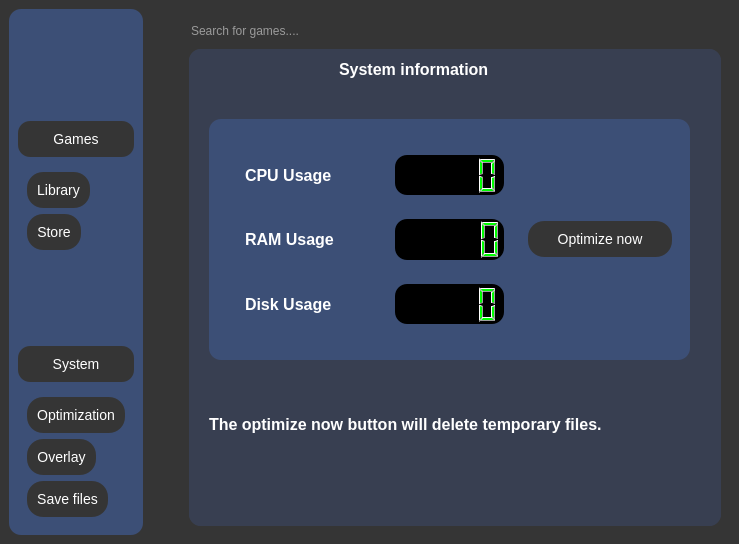
<?xml version="1.0" encoding="UTF-8"?>
<ui version="4.0">
 <class>MainWindow</class>
 <widget class="QMainWindow" name="MainWindow">
  <property name="geometry">
   <rect>
    <x>0</x>
    <y>0</y>
    <width>739</width>
    <height>544</height>
   </rect>
  </property>
  <property name="windowTitle">
   <string>MainWindow</string>
  </property>
  <property name="styleSheet">
   <string notr="true">* {
            background-color: #2e2e2e;
            color: white;
        }
        QPushButton {
            border-radius: 8px;
            padding: 10px;
            font-size: 14px;
            color: white;
            background-color: #4A90E2;
            border: none;
        }
        QPushButton:hover {
            background-color: #357ABD;
        
        }
        QPushButton:pressed {
            background-color: #2E6DBF;
        }
        QLabel {
            font-size: 16px;
            font-weight: bold;
            color: #fff;
        }
        QSpacerItem {
            background-color: transparent;
        }
        QWidget {
            background-color: #353535;
            border-radius: 12px;
        }</string>
  </property>
  <widget class="QWidget" name="centralwidget">
   <property name="styleSheet">
    <string notr="true">* {
            background-color: #2e2e2e;
            color: white;
        }
        QPushButton {
            border-radius: 8px;
            padding: 10px;
            font-size: 14px;
            color: white;
            background-color: #4A90E2;
            border: none;
        }
        QPushButton:hover {
            background-color: #357ABD;
        
        }
        QPushButton:pressed {
            background-color: #2E6DBF;
        }
        QLabel {
            font-size: 16px;
            font-weight: bold;
            color: #fff;
        }
        QSpacerItem {
            background-color: transparent;
        }
        QWidget {
            background-color: #353535;
            border-radius: 12px;
        }</string>
   </property>
   <layout class="QHBoxLayout" name="horizontalLayout">
    <item alignment="Qt::AlignLeft">
     <widget class="QWidget" name="leftMenu" native="true">
      <property name="styleSheet">
       <string notr="true">* {
background-color: #3C4F76;
}</string>
      </property>
      <layout class="QVBoxLayout" name="verticalLayout">
       <item alignment="Qt::AlignLeft|Qt::AlignTop">
        <widget class="QWidget" name="widget" native="true">
         <layout class="QVBoxLayout" name="verticalLayout_2">
          <item alignment="Qt::AlignLeft|Qt::AlignTop">
           <widget class="QPushButton" name="menuBtn">
            <property name="styleSheet">
             <string notr="true">* {
            
            color: white;
        }
        QPushButton {
            border-radius: 8px;
            padding: 10px;
            font-size: 14px;
            color: white;
           
            border: none;
        }
        QPushButton:hover {
            background-color: #357ABD;
        
        }
     
        QLabel {
            font-size: 16px;
            font-weight: bold;
            color: #fff;
        }
        QSpacerItem {
            background-color: transparent;
        }
        QWidget {
           
            border-radius: 12px;
        }</string>
            </property>
            <property name="text">
             <string/>
            </property>
            <property name="icon">
             <iconset>
              <normaloff>icons/menu.png</normaloff>icons/menu.png</iconset>
            </property>
           </widget>
          </item>
         </layout>
        </widget>
       </item>
       <item>
        <widget class="QPushButton" name="gameButton">
         <property name="cursor">
          <cursorShape>ArrowCursor</cursorShape>
         </property>
         <property name="styleSheet">
          <string notr="true">* {
            background-color: #2e2e2e;
            color: white;
        }
        QPushButton {
            border-radius: 5px;
            padding: 10px;
            font-size: 14px;
            color: white;
            background-color: #4A90E2;
            border: none;
        }


        QLabel {
            font-size: 16px;
            font-weight: bold;
            color: #fff;
        }
        QSpacerItem {
            background-color: transparent;
        }
        QWidget {
            background-color: #353535;
            border-radius: 12px;
        }</string>
         </property>
         <property name="text">
          <string>Games</string>
         </property>
         <property name="icon">
          <iconset>
           <normaloff>icons/game.png</normaloff>icons/game.png</iconset>
         </property>
        </widget>
       </item>
       <item alignment="Qt::AlignLeft|Qt::AlignTop">
        <widget class="QWidget" name="widget_2" native="true">
         <layout class="QVBoxLayout" name="verticalLayout_4">
          <item alignment="Qt::AlignLeft">
           <widget class="QPushButton" name="libraryBtn">
            <property name="cursor">
             <cursorShape>PointingHandCursor</cursorShape>
            </property>
            <property name="styleSheet">
             <string notr="true">* {
            background-color: #2e2e2e;
            color: white;
        }
        QPushButton {
            border-radius: 10px;
            padding: 10px;
            font-size: 14px;
            color: white;
            background-color: #4A90E2;
            border: none;
        }
        QPushButton:hover {
            background-color: #357ABD;
        
        }
        QPushButton:pressed {
            background-color: #2E6DBF;
        }
        QLabel {
            font-size: 16px;
            font-weight: bold;
            color: #fff;
        }
        QSpacerItem {
            background-color: transparent;
        }
        QWidget {
            background-color: #353535;
            border-radius: 16px;
        }</string>
            </property>
            <property name="text">
             <string>Library</string>
            </property>
            <property name="icon">
             <iconset>
              <normaloff>icons/lib.png</normaloff>icons/lib.png</iconset>
            </property>
           </widget>
          </item>
          <item alignment="Qt::AlignLeft">
           <widget class="QPushButton" name="storeBtn">
            <property name="cursor">
             <cursorShape>PointingHandCursor</cursorShape>
            </property>
            <property name="styleSheet">
             <string notr="true">* {
            background-color: #2e2e2e;
            color: white;
        }
        QPushButton {
            border-radius: 8px;
            padding: 10px;
            font-size: 14px;
            color: white;
            background-color: #4A90E2;
            border: none;
        }
        QPushButton:hover {
            background-color: #357ABD;
        
        }
        QPushButton:pressed {
            background-color: #2E6DBF;
        }
        QLabel {
            font-size: 16px;
            font-weight: bold;
            color: #fff;
        }
        QSpacerItem {
            background-color: transparent;
        }
        QWidget {
            background-color: #353535;
            border-radius: 16px;
        }</string>
            </property>
            <property name="text">
             <string>Store</string>
            </property>
            <property name="icon">
             <iconset>
              <normaloff>icons/store.png</normaloff>icons/store.png</iconset>
            </property>
           </widget>
          </item>
         </layout>
        </widget>
       </item>
       <item>
        <spacer name="verticalSpacer">
         <property name="orientation">
          <enum>Qt::Vertical</enum>
         </property>
         <property name="sizeType">
          <enum>QSizePolicy::Fixed</enum>
         </property>
         <property name="sizeHint" stdset="0">
          <size>
           <width>45</width>
           <height>80</height>
          </size>
         </property>
        </spacer>
       </item>
       <item>
        <widget class="QPushButton" name="pushButton_3">
         <property name="cursor">
          <cursorShape>ArrowCursor</cursorShape>
         </property>
         <property name="styleSheet">
          <string notr="true">* {
            background-color: #2e2e2e;
            color: white;
        }
        QPushButton {
            border-radius: 8px;
            padding: 10px;
            font-size: 14px;
            color: white;
            background-color: #4A90E2;
            border: none;
        }
        
        QLabel {
            font-size: 16px;
            font-weight: bold;
            color: #fff;
        }
        QSpacerItem {
            background-color: transparent;
        }
        QWidget {
            background-color: #353535;
            border-radius: 12px;
        }</string>
         </property>
         <property name="text">
          <string>System</string>
         </property>
         <property name="icon">
          <iconset>
           <normaloff>icons/sytem.png</normaloff>icons/sytem.png</iconset>
         </property>
        </widget>
       </item>
       <item alignment="Qt::AlignLeft|Qt::AlignBottom">
        <widget class="QWidget" name="widget_3" native="true">
         <layout class="QVBoxLayout" name="verticalLayout_3">
          <item alignment="Qt::AlignLeft">
           <widget class="QPushButton" name="optimizationBtn">
            <property name="cursor">
             <cursorShape>PointingHandCursor</cursorShape>
            </property>
            <property name="styleSheet">
             <string notr="true">* {
            background-color: #2e2e2e;
            color: white;
        }
        QPushButton {
            border-radius: 8px;
            padding: 10px;
            font-size: 14px;
            color: white;
            background-color: #4A90E2;
            border: none;
        }
        QPushButton:hover {
            background-color: #357ABD;
        
        }
        QPushButton:pressed {
            background-color: #2E6DBF;
        }
        QLabel {
            font-size: 16px;
            font-weight: bold;
            color: #fff;
        }
        QSpacerItem {
            background-color: transparent;
        }
        QWidget {
            background-color: #353535;
            border-radius: 16px;
        }</string>
            </property>
            <property name="text">
             <string>Optimization</string>
            </property>
            <property name="icon">
             <iconset>
              <normaloff>icons/monitoring.png</normaloff>icons/monitoring.png</iconset>
            </property>
           </widget>
          </item>
          <item alignment="Qt::AlignLeft">
           <widget class="QPushButton" name="overlayBtn">
            <property name="cursor">
             <cursorShape>PointingHandCursor</cursorShape>
            </property>
            <property name="styleSheet">
             <string notr="true">* {
            background-color: #2e2e2e;
            color: white;
        }
        QPushButton {
            border-radius: 8px;
            padding: 10px;
            font-size: 14px;
            color: white;
            background-color: #4A90E2;
            border: none;
        }
        QPushButton:hover {
            background-color: #357ABD;
        
        }
        QPushButton:pressed {
            background-color: #2E6DBF;
        }
        QLabel {
            font-size: 16px;
            font-weight: bold;
            color: #fff;
        }
        QSpacerItem {
            background-color: transparent;
        }
        QWidget {
            background-color: #353535;
            border-radius: 16px;
        }</string>
            </property>
            <property name="text">
             <string>Overlay</string>
            </property>
            <property name="icon">
             <iconset>
              <normaloff>icons/optimization.png</normaloff>icons/optimization.png</iconset>
            </property>
           </widget>
          </item>
          <item alignment="Qt::AlignLeft">
           <widget class="QPushButton" name="savefileBtn">
            <property name="cursor">
             <cursorShape>PointingHandCursor</cursorShape>
            </property>
            <property name="styleSheet">
             <string notr="true">* {
            background-color: #2e2e2e;
            color: white;
        }
        QPushButton {
            border-radius: 8px;
            padding: 10px;
            font-size: 14px;
            color: white;
            background-color: #4A90E2;
            border: none;
        }
        QPushButton:hover {
            background-color: #357ABD;
        
        }
        QPushButton:pressed {
            background-color: #2E6DBF;
        }
        QLabel {
            font-size: 16px;
            font-weight: bold;
            color: #fff;
        }
        QSpacerItem {
            background-color: transparent;
        }
        QWidget {
            background-color: #353535;
            border-radius: 16px;
        }</string>
            </property>
            <property name="text">
             <string>Save files</string>
            </property>
            <property name="icon">
             <iconset>
              <normaloff>icons/savefile.png</normaloff>icons/savefile.png</iconset>
            </property>
           </widget>
          </item>
         </layout>
        </widget>
       </item>
      </layout>
     </widget>
    </item>
    <item>
     <widget class="QWidget" name="centerMenu" native="true">
      <property name="maximumSize">
       <size>
        <width>550</width>
        <height>16777215</height>
       </size>
      </property>
      <property name="styleSheet">
       <string notr="true">* {
            background-color: #2e2e2e;
            color: white;
        }
        QPushButton {
            border-radius: 8px;
            padding: 10px;
            font-size: 14px;
            color: white;
            background-color: #4A90E2;
            border: none;
        }
        QPushButton:hover {
            background-color: #357ABD;
        
        }
        QPushButton:pressed {
            background-color: #2E6DBF;
        }
        QLabel {
            font-size: 16px;
            font-weight: bold;
            color: #fff;
        }
        QSpacerItem {
            background-color: transparent;
        }
        QWidget {
            background-color: #353535;
            border-radius: 12px;
        }</string>
      </property>
      <layout class="QVBoxLayout" name="verticalLayout_5">
       <item>
        <widget class="QLineEdit" name="lineEdit">
         <property name="minimumSize">
          <size>
           <width>0</width>
           <height>25</height>
          </size>
         </property>
         <property name="maximumSize">
          <size>
           <width>16777215</width>
           <height>400</height>
          </size>
         </property>
         <property name="cursor">
          <cursorShape>IBeamCursor</cursorShape>
         </property>
         <property name="placeholderText">
          <string>Search for games....</string>
         </property>
        </widget>
       </item>
       <item>
        <widget class="QStackedWidget" name="stackedWidget">
         <property name="styleSheet">
          <string notr="true">* {
background-color: #383F51;
}</string>
         </property>
         <property name="currentIndex">
          <number>3</number>
         </property>
         <widget class="QWidget" name="homePage">
          <widget class="QLabel" name="label_3">
           <property name="geometry">
            <rect>
             <x>40</x>
             <y>0</y>
             <width>101</width>
             <height>16</height>
            </rect>
           </property>
           <property name="text">
            <string>Your Games</string>
           </property>
          </widget>
          <widget class="QPushButton" name="manualAddBtn">
           <property name="geometry">
            <rect>
             <x>10</x>
             <y>0</y>
             <width>16</width>
             <height>16</height>
            </rect>
           </property>
           <property name="cursor">
            <cursorShape>PointingHandCursor</cursorShape>
           </property>
           <property name="styleSheet">
            <string notr="true">* {
            background-color: #2e2e2e;
            color: white;
        }
        QPushButton {
            border-radius: 8px;
            padding: 10px;
            font-size: 14px;
            color: white;
            background-color: #4A90E2;
            border: none;
        }
        QPushButton:hover {
            background-color: #357ABD;
        
        }
        QPushButton:pressed {
            background-color: #2E6DBF;
        }
        QLabel {
            font-size: 16px;
            font-weight: bold;
            color: #fff;
        }
        QSpacerItem {
            background-color: transparent;
        }
        QWidget {
            background-color: #353535;
            border-radius: 12px;
        }</string>
           </property>
           <property name="text">
            <string/>
           </property>
           <property name="icon">
            <iconset>
             <normaloff>icons/plus.png</normaloff>icons/plus.png</iconset>
           </property>
           <property name="iconSize">
            <size>
             <width>20</width>
             <height>20</height>
            </size>
           </property>
          </widget>
          <widget class="QPushButton" name="searchGames">
           <property name="geometry">
            <rect>
             <x>330</x>
             <y>10</y>
             <width>131</width>
             <height>41</height>
            </rect>
           </property>
           <property name="cursor">
            <cursorShape>PointingHandCursor</cursorShape>
           </property>
           <property name="styleSheet">
            <string notr="true">* {
    background-color: #2e2e2e;
    color: red;
}
        QPushButton {
            border-radius: 10px;
            padding: 10px;
            font-size: 14px;
            color: white;
            background-color: Blue;
            border: none;
        }
        QPushButton:hover {
            background-color: Red;
        
        }
        QPushButton:pressed {
            background-color: #2E6DBF;
        }
		QLabel {
    font-size: 16px;
    font-weight: bold;
    color: red; /* Changed to red */
}
        QSpacerItem {
            background-color: transparent;
        }
        QWidget {
            background-color: #353535;
            border-radius: 16px;
        }</string>
           </property>
           <property name="text">
            <string>Import games</string>
           </property>
           <property name="icon">
            <iconset>
             <normaloff>icons/import.png</normaloff>icons/import.png</iconset>
           </property>
           <property name="iconSize">
            <size>
             <width>10</width>
             <height>10</height>
            </size>
           </property>
          </widget>
          <widget class="QWidget" name="gameGridWidget" native="true">
           <property name="geometry">
            <rect>
             <x>0</x>
             <y>50</y>
             <width>531</width>
             <height>431</height>
            </rect>
           </property>
           <property name="styleSheet">
            <string notr="true">#gameGridWidget {
    background-color: black;  /* Light gray background for the grid */
    padding: 10px;
    border-radius: 8px;
}

#gameDisplayGrid {
    grid-template-columns: repeat(auto-fill, minmax(150px, 1fr));  /* Automatically adjust number of columns based on window size */
    gap: 10px;
}

.gameItem {
    background-color: C6D2ED;  /* White background for each game item */
    border-radius: 8px;
    border: 1px solid #dcdcdc;
    padding: 10px;
    text-align: center;
    transition: background-color 0.3s ease;
}

.gameItem:hover {
    background-color: #e0e0e0;  /* Slight hover effect for game items */
}

.gameItem label {
    font-size: 14px;
    color: #333333;
    font-weight: bold;
    margin-top: 5px;
	text-align:center;
}
</string>
           </property>
           <layout class="QHBoxLayout" name="horizontalLayout_3">
            <item>
             <layout class="QGridLayout" name="gameDisplayGrid"/>
            </item>
           </layout>
          </widget>
         </widget>
         <widget class="QWidget" name="saveFileTab">
          <property name="styleSheet">
           <string notr="true">*{
	background-color: 
}</string>
          </property>
          <widget class="QWidget" name="widget_7" native="true">
           <property name="geometry">
            <rect>
             <x>160</x>
             <y>10</y>
             <width>181</width>
             <height>51</height>
            </rect>
           </property>
           <layout class="QVBoxLayout" name="verticalLayout_14">
            <item>
             <widget class="QLabel" name="label_7">
              <property name="text">
               <string>Save files manager</string>
              </property>
             </widget>
            </item>
           </layout>
          </widget>
          <widget class="QFrame" name="frame_2">
           <property name="geometry">
            <rect>
             <x>90</x>
             <y>80</y>
             <width>371</width>
             <height>221</height>
            </rect>
           </property>
           <property name="styleSheet">
            <string notr="true">* {
background-color: #3C4F76;
}</string>
           </property>
           <property name="frameShape">
            <enum>QFrame::StyledPanel</enum>
           </property>
           <property name="frameShadow">
            <enum>QFrame::Raised</enum>
           </property>
           <layout class="QGridLayout" name="gridLayout_3">
            <item row="2" column="1">
             <widget class="QProgressBar" name="progressBar">
              <property name="styleSheet">
               <string notr="true">* {
            background-color: #2e2e2e;
            color: white;
        }
        QPushButton {
            border-radius: 5px;
            padding: 10px;
            font-size: 14px;
            color: white;
            background-color: #4A90E2;
            border: none;
        }


        QLabel {
            font-size: 16px;
            font-weight: bold;
            color: #fff;
        }
        QSpacerItem {
            background-color: transparent;
        }
        QWidget {
            background-color: #353535;
            border-radius: 12px;
        }</string>
              </property>
              <property name="value">
               <number>24</number>
              </property>
             </widget>
            </item>
            <item row="2" column="0">
             <widget class="QWidget" name="widget_13" native="true">
              <layout class="QHBoxLayout" name="horizontalLayout_4">
               <item>
                <widget class="QPushButton" name="backupButton">
                 <property name="cursor">
                  <cursorShape>PointingHandCursor</cursorShape>
                 </property>
                 <property name="styleSheet">
                  <string notr="true">* {
            background-color: #2e2e2e;
            color: white;
        }
        QPushButton {
            border-radius: 5px;
            padding: 10px;
            font-size: 14px;
            color: white;
            background-color: #4A90E2;
            border: none;
        }


        QLabel {
            font-size: 16px;
            font-weight: bold;
            color: #fff;
        }
        QSpacerItem {
            background-color: transparent;
        }
        QWidget {
            background-color: #353535;
            border-radius: 12px;
        }</string>
                 </property>
                 <property name="text">
                  <string>Backup</string>
                 </property>
                </widget>
               </item>
              </layout>
             </widget>
            </item>
            <item row="0" column="0" colspan="2">
             <widget class="QWidget" name="widget_12" native="true">
              <property name="styleSheet">
               <string notr="true">* {
            background-color: #2e2e2e;
            color: white;
        }
        QPushButton {
            border-radius: 5px;
            padding: 10px;
            font-size: 14px;
            color: white;
            background-color: #4A90E2;
            border: none;
        }


        QLabel {
            font-size: 16px;
            font-weight: bold;
            color: #fff;
        }
        QSpacerItem {
            background-color: transparent;
        }
        QWidget {
            background-color: #353535;
            border-radius: 12px;
        }</string>
              </property>
              <layout class="QGridLayout" name="gridLayout_4">
               <item row="0" column="0">
                <widget class="QLineEdit" name="backupPathLineEdit"/>
               </item>
               <item row="0" column="1">
                <widget class="QPushButton" name="browseBackupButton">
                 <property name="cursor">
                  <cursorShape>PointingHandCursor</cursorShape>
                 </property>
                 <property name="text">
                  <string>Browse backup folder</string>
                 </property>
                </widget>
               </item>
              </layout>
             </widget>
            </item>
            <item row="3" column="0" colspan="2">
             <widget class="QLabel" name="statusLabel">
              <property name="text">
               <string>Press Backup button after selecting folder.</string>
              </property>
             </widget>
            </item>
           </layout>
          </widget>
         </widget>
         <widget class="QWidget" name="overlayTab">
          <widget class="QWidget" name="overlayWidget" native="true">
           <property name="geometry">
            <rect>
             <x>60</x>
             <y>40</y>
             <width>411</width>
             <height>301</height>
            </rect>
           </property>
           <layout class="QGridLayout" name="gridLayout_2">
            <item row="0" column="0">
             <layout class="QGridLayout" name="gridLayout">
              <item row="0" column="0">
               <widget class="QLabel" name="cpu">
                <property name="text">
                 <string>TextLabel</string>
                </property>
               </widget>
              </item>
              <item row="0" column="2">
               <widget class="QLabel" name="fps">
                <property name="text">
                 <string>TextLabel</string>
                </property>
               </widget>
              </item>
              <item row="0" column="1">
               <widget class="QLabel" name="ram">
                <property name="text">
                 <string>TextLabel</string>
                </property>
               </widget>
              </item>
             </layout>
            </item>
           </layout>
          </widget>
          <widget class="QPushButton" name="toggleOverlay">
           <property name="geometry">
            <rect>
             <x>160</x>
             <y>370</y>
             <width>171</width>
             <height>41</height>
            </rect>
           </property>
           <property name="cursor">
            <cursorShape>PointingHandCursor</cursorShape>
           </property>
           <property name="styleSheet">
            <string notr="true">* {
            background-color: #2e2e2e;
            color: white;
        }
        QPushButton {
            border-radius: 10px;
            padding: 10px;
            font-size: 14px;
            color: white;
            background-color: #4A90E2;
            border: none;
        }
        QPushButton:hover {
            background-color: #357ABD;
        
        }
        QPushButton:pressed {
            background-color: #2E6DBF;
        }
        QLabel {
            font-size: 16px;
            font-weight: bold;
            color: #fff;
        }
        QSpacerItem {
            background-color: transparent;
        }
        QWidget {
            background-color: #353535;
            border-radius: 16px;
        }</string>
           </property>
           <property name="text">
            <string>Toggle Overlay On/Off</string>
           </property>
          </widget>
         </widget>
         <widget class="QWidget" name="optimizationTab">
          <widget class="QLabel" name="label_2">
           <property name="geometry">
            <rect>
             <x>150</x>
             <y>10</y>
             <width>171</width>
             <height>21</height>
            </rect>
           </property>
           <property name="text">
            <string>System information</string>
           </property>
          </widget>
          <widget class="QLabel" name="label_4">
           <property name="geometry">
            <rect>
             <x>20</x>
             <y>360</y>
             <width>441</width>
             <height>31</height>
            </rect>
           </property>
           <property name="text">
            <string>The optimize now button will delete temporary files.</string>
           </property>
          </widget>
          <widget class="QFrame" name="frame">
           <property name="geometry">
            <rect>
             <x>20</x>
             <y>70</y>
             <width>481</width>
             <height>241</height>
            </rect>
           </property>
           <property name="styleSheet">
            <string notr="true">* {
background-color: #3C4F76;
}</string>
           </property>
           <property name="frameShape">
            <enum>QFrame::StyledPanel</enum>
           </property>
           <property name="frameShadow">
            <enum>QFrame::Raised</enum>
           </property>
           <layout class="QHBoxLayout" name="horizontalLayout_2">
            <item>
             <widget class="QWidget" name="widget_4" native="true">
              <layout class="QHBoxLayout" name="horizontalLayout_5">
               <item>
                <widget class="QWidget" name="widget_5" native="true">
                 <layout class="QVBoxLayout" name="verticalLayout_12">
                  <item>
                   <widget class="QGroupBox" name="cpuGroupBox">
                    <property name="title">
                     <string/>
                    </property>
                    <layout class="QVBoxLayout" name="verticalLayout_6">
                     <item>
                      <widget class="QLabel" name="label">
                       <property name="text">
                        <string>CPU Usage</string>
                       </property>
                      </widget>
                     </item>
                    </layout>
                   </widget>
                  </item>
                  <item>
                   <widget class="QGroupBox" name="ramGoupBox">
                    <property name="title">
                     <string/>
                    </property>
                    <layout class="QVBoxLayout" name="verticalLayout_8">
                     <item>
                      <widget class="QLabel" name="label_5">
                       <property name="text">
                        <string>RAM Usage</string>
                       </property>
                      </widget>
                     </item>
                    </layout>
                   </widget>
                  </item>
                  <item>
                   <widget class="QGroupBox" name="diskGroupBox">
                    <property name="title">
                     <string/>
                    </property>
                    <layout class="QVBoxLayout" name="verticalLayout_9">
                     <item>
                      <widget class="QLabel" name="label_6">
                       <property name="text">
                        <string>Disk Usage</string>
                       </property>
                      </widget>
                     </item>
                    </layout>
                   </widget>
                  </item>
                 </layout>
                </widget>
               </item>
               <item>
                <widget class="QWidget" name="widget_6" native="true">
                 <layout class="QVBoxLayout" name="verticalLayout_7">
                  <item>
                   <widget class="QWidget" name="cpubox" native="true">
                    <layout class="QVBoxLayout" name="verticalLayout_13">
                     <item>
                      <widget class="QLCDNumber" name="cpuLcd">
                       <property name="styleSheet">
                        <string notr="true">QLCDNumber {
    background-color: black; /* Changes the background color */
    color: lime; /* Changes the digit color */
}</string>
                       </property>
                       <property name="frameShape">
                        <enum>QFrame::Box</enum>
                       </property>
                       <property name="frameShadow">
                        <enum>QFrame::Sunken</enum>
                       </property>
                       <property name="smallDecimalPoint">
                        <bool>false</bool>
                       </property>
                      </widget>
                     </item>
                    </layout>
                   </widget>
                  </item>
                  <item>
                   <widget class="QWidget" name="rambox" native="true">
                    <layout class="QVBoxLayout" name="verticalLayout_10">
                     <item>
                      <widget class="QLCDNumber" name="ramLcd">
                       <property name="styleSheet">
                        <string notr="true">QLCDNumber {
    background-color: black; /* Changes the background color */
    color: lime; /* Changes the digit color */
}</string>
                       </property>
                       <property name="frameShape">
                        <enum>QFrame::Box</enum>
                       </property>
                       <property name="frameShadow">
                        <enum>QFrame::Sunken</enum>
                       </property>
                      </widget>
                     </item>
                    </layout>
                   </widget>
                  </item>
                  <item>
                   <widget class="QWidget" name="diskbox" native="true">
                    <layout class="QVBoxLayout" name="verticalLayout_11">
                     <item>
                      <widget class="QLCDNumber" name="diskLcd">
                       <property name="styleSheet">
                        <string notr="true">QLCDNumber {
    background-color: black; /* Changes the background color */
    color: lime; /* Changes the digit color */
}</string>
                       </property>
                       <property name="frameShape">
                        <enum>QFrame::Box</enum>
                       </property>
                       <property name="frameShadow">
                        <enum>QFrame::Sunken</enum>
                       </property>
                      </widget>
                     </item>
                    </layout>
                   </widget>
                  </item>
                 </layout>
                </widget>
               </item>
               <item>
                <widget class="QPushButton" name="optimizeNowBtn">
                 <property name="cursor">
                  <cursorShape>PointingHandCursor</cursorShape>
                 </property>
                 <property name="styleSheet">
                  <string notr="true">* {
            background-color: #2e2e2e;
            color: white;
        }
        QPushButton {
            border-radius: 8px;
            padding: 10px;
            font-size: 14px;
            color: white;
            background-color: #4A90E2;
            border: none;
        }
        QPushButton:hover {
            background-color: #357ABD;
        
        }
        QPushButton:pressed {
            background-color: #2E6DBF;
        }
        QLabel {
            font-size: 16px;
            font-weight: bold;
            color: #fff;
        }
        QSpacerItem {
            background-color: transparent;
        }
        QWidget {
            background-color: #353535;
            border-radius: 16px;
        }</string>
                 </property>
                 <property name="text">
                  <string>Optimize now</string>
                 </property>
                 <property name="icon">
                  <iconset>
                   <normaloff>icons/optimizenow.png</normaloff>icons/optimizenow.png</iconset>
                 </property>
                </widget>
               </item>
              </layout>
             </widget>
            </item>
           </layout>
          </widget>
         </widget>
        </widget>
       </item>
      </layout>
     </widget>
    </item>
   </layout>
  </widget>
 </widget>
 <resources/>
 <connections/>
</ui>
